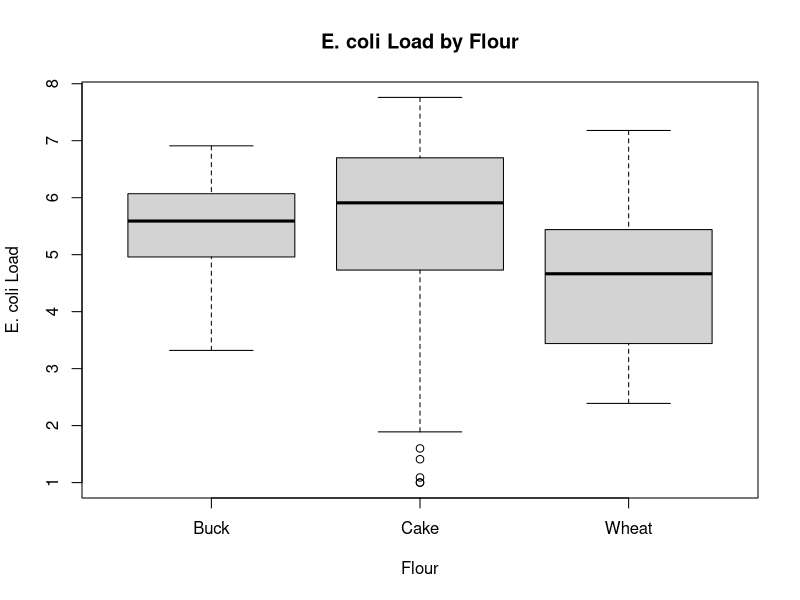
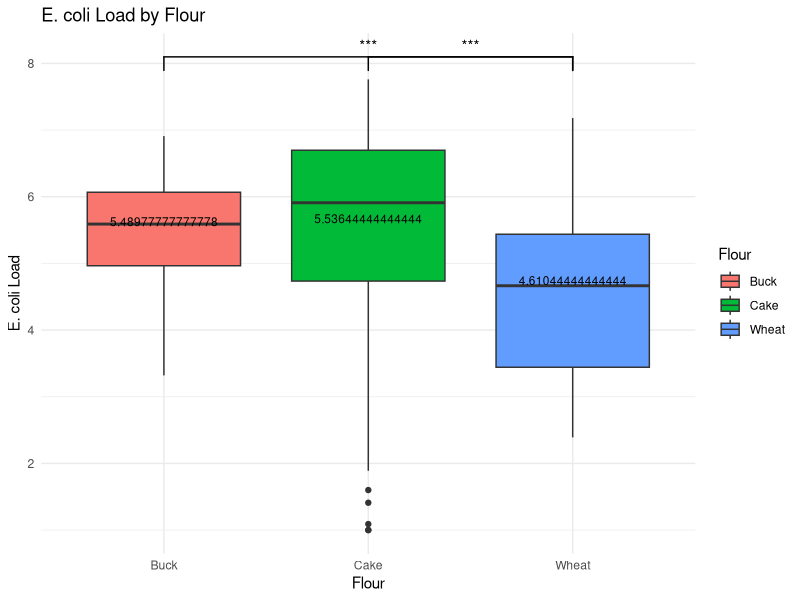
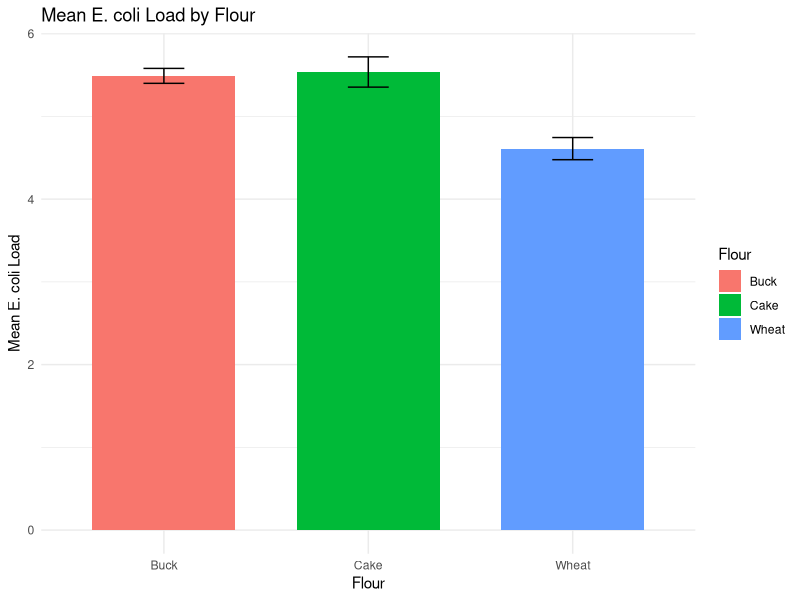
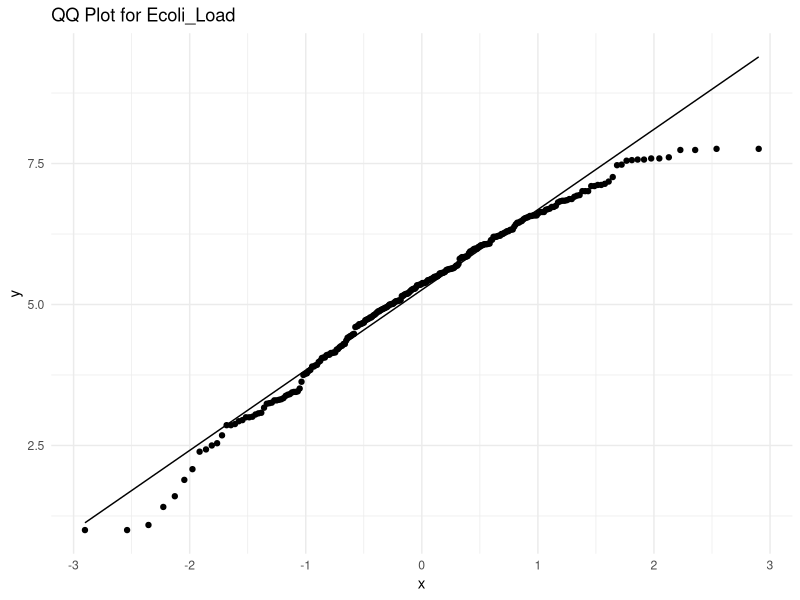
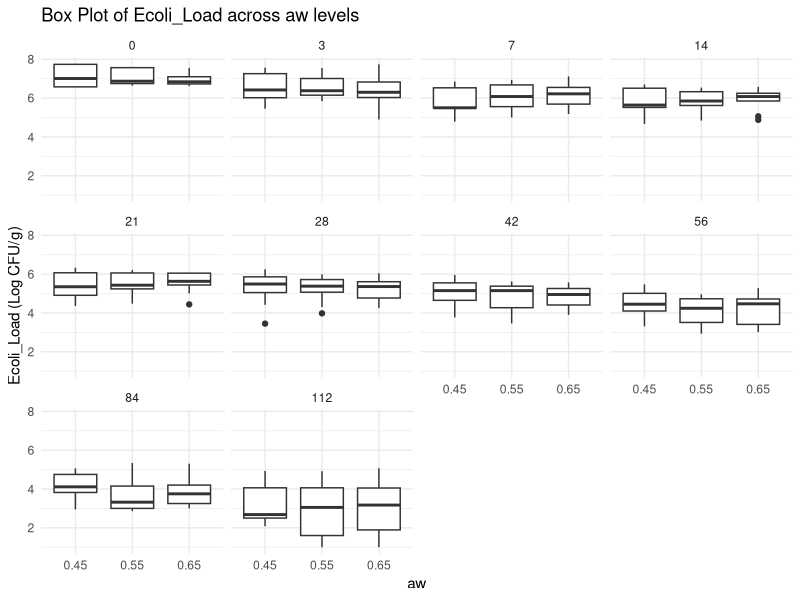
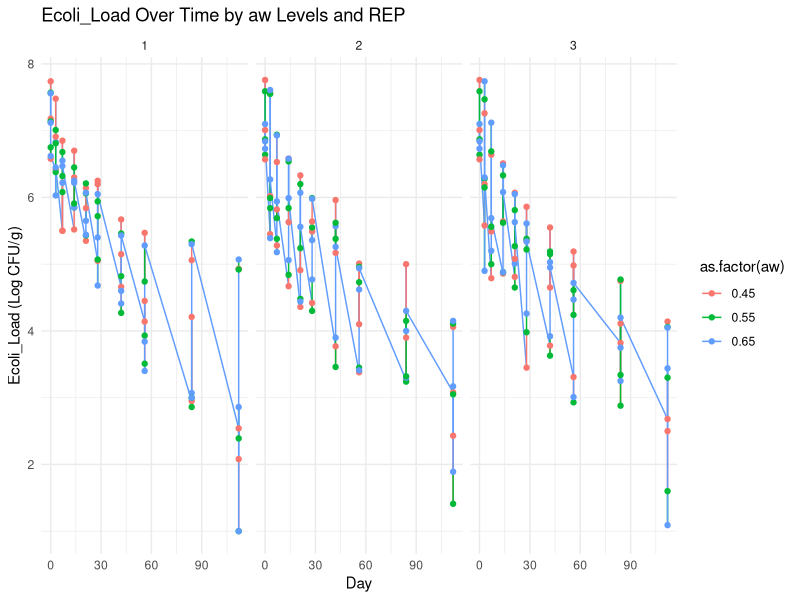
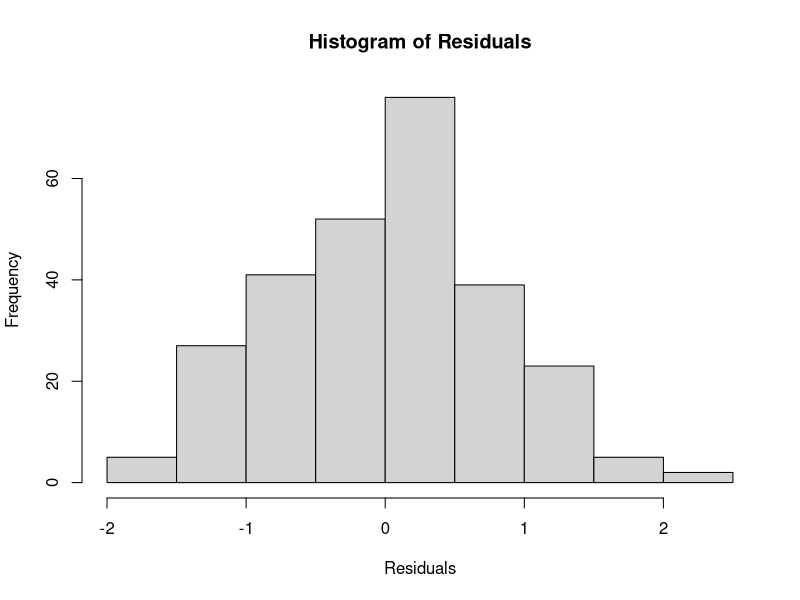
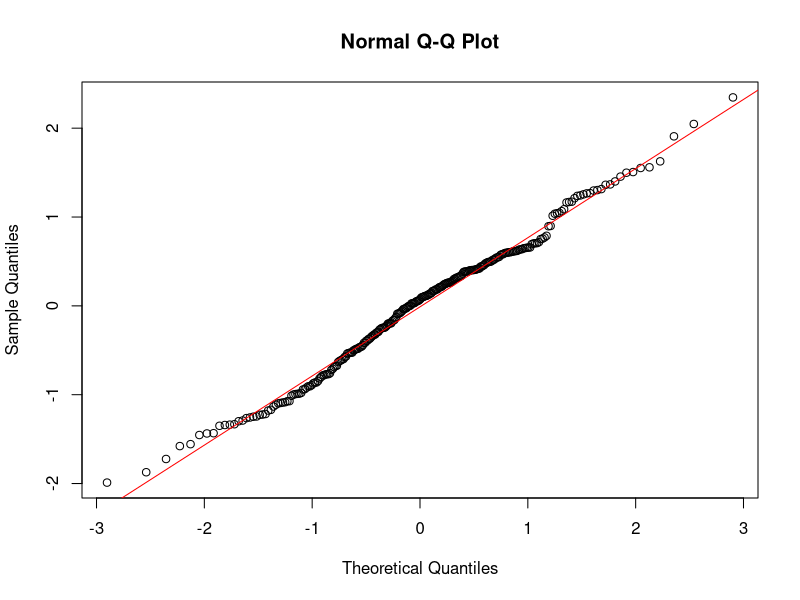

Generate these figures, in order, with R:
## ---- chunk 1
# Load the dataset first

Data_1 <- read.csv("Data-1.csv")


library(dplyr)
Data_1 %>%
  group_by(Flour) %>%
  summarise(
    Mean_Ecoli_Load = mean(Ecoli_Load, na.rm = TRUE),
    SD_Ecoli_Load = sd(Ecoli_Load, na.rm = TRUE)
  )
boxplot(Ecoli_Load ~ Flour, data = Data_1, main="E. coli Load by Flour", xlab="Flour", ylab="E. coli Load")

## ---- chunk 2
aov_results <- aov(Ecoli_Load ~ Flour, data = Data_1)
summary(aov_results)

## ---- chunk 3
TukeyHSD(aov_results)

## ---- chunk 4

## ---- chunk 5
# Install and load ggsignif package

library(ggsignif)
library(ggplot2)

# Create the boxplot with Tukey HSD results
ggplot(Data_1, aes(x=Flour, y=Ecoli_Load, fill=Flour)) +
  geom_boxplot() +
  labs(title="E. coli Load by Flour", x="Flour", y="E. coli Load") +
  theme_minimal() +
  stat_summary(
    aes(label = ..y..), 
    fun = mean, 
    geom = "text", 
    vjust = -0.5, 
    size = 3
  ) +
  geom_signif(
    comparisons = list(c("Wheat", "Buck"), c("Wheat", "Cake")),
    map_signif_level = TRUE
  )

## ---- chunk 6
# Calculate means and standard errors
summary_data <- Data_1 %>%
  group_by(Flour) %>%
  summarise(
    Mean_Ecoli_Load = mean(Ecoli_Load, na.rm = TRUE),
    SE = sd(Ecoli_Load, na.rm = TRUE) / sqrt(n())
  )

# Plot with error bars
ggplot(summary_data, aes(x=Flour, y=Mean_Ecoli_Load, fill=Flour)) +
  geom_bar(stat="identity", position=position_dodge(), width=0.7) +
  geom_errorbar(aes(ymin=Mean_Ecoli_Load-SE, ymax=Mean_Ecoli_Load+SE), width=0.2) +
  labs(title="Mean E. coli Load by Flour", x="Flour", y="Mean E. coli Load") +
  theme_minimal()

## ---- chunk 7

## ---- chunk 8
# Assuming your data frame is called 'Data_1' and the column you're analyzing is 'Ecoli_Load'
desc_stats <- Data_1 %>%
  group_by(aw, Day) %>%
  summarise(
    mean = mean(Ecoli_Load, na.rm = TRUE),
    median = median(Ecoli_Load, na.rm = TRUE),
    sd = sd(Ecoli_Load, na.rm = TRUE),
    min = min(Ecoli_Load, na.rm = TRUE),
    max = max(Ecoli_Load, na.rm = TRUE)
  ) %>%
  mutate(range = max - min)

# Print the results
print(desc_stats)

## ---- chunk 9
#| echo: false

## ---- chunk 10
#| echo: false
# Load necessary libraries
library(ggplot2)
library(dplyr)

# Assuming your data is stored in 'Data_1'

# 1. QQ Plot for Ecoli_Load to check normality
qqplot_gg <- ggplot(Data_1, aes(sample = Ecoli_Load)) +
  stat_qq() +
  stat_qq_line() +
  ggtitle("QQ Plot for Ecoli_Load") +
  theme_minimal()

print(qqplot_gg)

# 2. Box Plot for Ecoli_Load across different 'aw' values and 'Days'
boxplot_gg <- ggplot(Data_1, aes(x = as.factor(aw), y = Ecoli_Load)) +
  geom_boxplot() +
  facet_wrap(~ Day) +  # Separate box plots for different time points
  ggtitle("Box Plot of Ecoli_Load across aw levels") +
  xlab("aw") +
  ylab("Ecoli_Load (Log CFU/g)") +
  theme_minimal()

print(boxplot_gg)

# 3. Line Graph for Ecoli_Load over time (Days) for each 'aw' and 'REP'
lineplot_gg <- ggplot(Data_1, aes(x = Day, y = Ecoli_Load, color = as.factor(aw), group = REP)) +
  geom_line() +
  geom_point() +
  facet_wrap(~ REP) +  # Separate lines for each replicate
  ggtitle("Ecoli_Load Over Time by aw Levels and REP") +
  xlab("Day") +
  ylab("Ecoli_Load (Log CFU/g)") +
  theme_minimal()

print(lineplot_gg)

## ---- chunk 11

## ---- chunk 12
library(lme4)
# Fit a mixed model with REP as a random effect
model <- lmer(Ecoli_Load ~ Flour + aw + Day + (1 | REP), data = Data_1)

# Check the summary
summary(model)

## ---- chunk 13
library(lme4)
library(lmerTest)
# Fit a mixed model with REP as a random effect
model <- lmer(Ecoli_Load ~ aw + Day + aw * Day + (1 | REP), data = Data_1)

# Check the summary
summary(model)
## ---- chunk 14
# Extract residuals and fitted values
residuals <- resid(model)
fitted_values <- fitted(model)

# Histogram of residuals
hist(residuals, main="Histogram of Residuals", xlab="Residuals")

# Q-Q Plot
qqnorm(residuals)
qqline(residuals, col = "red")

# Shapiro-Wilk Test for normality
shapiro.test(residuals)

## ---- chunk 15
# Fit the model without the interaction term
model_simple <- lmer(Ecoli_Load ~ aw + Day + (1 | REP), data = Data_1)

# Compare the models using ANOVA
anova(model_simple, model)

## ---- chunk 16
# Define observed values from the data
observed_values <- Data_1$Ecoli_Load  # Assuming Data_1 is your data frame and Ecoli_Load is the response variable

# Set up the plotting area to have 2 rows and 2 columns
par(mfrow=c(2, 2))

# Plot 1: Residuals vs. Fitted Values
plot(fitted_values, residuals, main="Residuals vs Fitted Values", xlab="Fitted Values", ylab="Residuals")
abline(h=0, col="red")

# Plot 2: Q-Q Plot of Residuals
qqnorm(residuals, main="Q-Q Plot of Residuals")
qqline(residuals, col = "red")

# Plot 3: Histogram of Residuals
hist(residuals, main="Histogram of Residuals", xlab="Residuals", breaks=20)

# Plot 4: Predicted vs. Observed Values
plot(observed_values, fitted_values, main="Predicted vs Observed Values", xlab="Observed Values", ylab="Predicted Values")
abline(a=0, b=1, col="red")

# Reset plotting layout to default (optional)
par(mfrow=c(1, 1))

## ---- chunk 17
#| echo: false


## ---- chunk 18
#| echo: false


## ---- chunk 19
#| echo: false
2 * 2
## ---- chunk 20
#| echo: false
2 * 2
## ---- chunk 21
#| echo: false
2 * 2
## ---- chunk 22
#| echo: false
2 * 2
